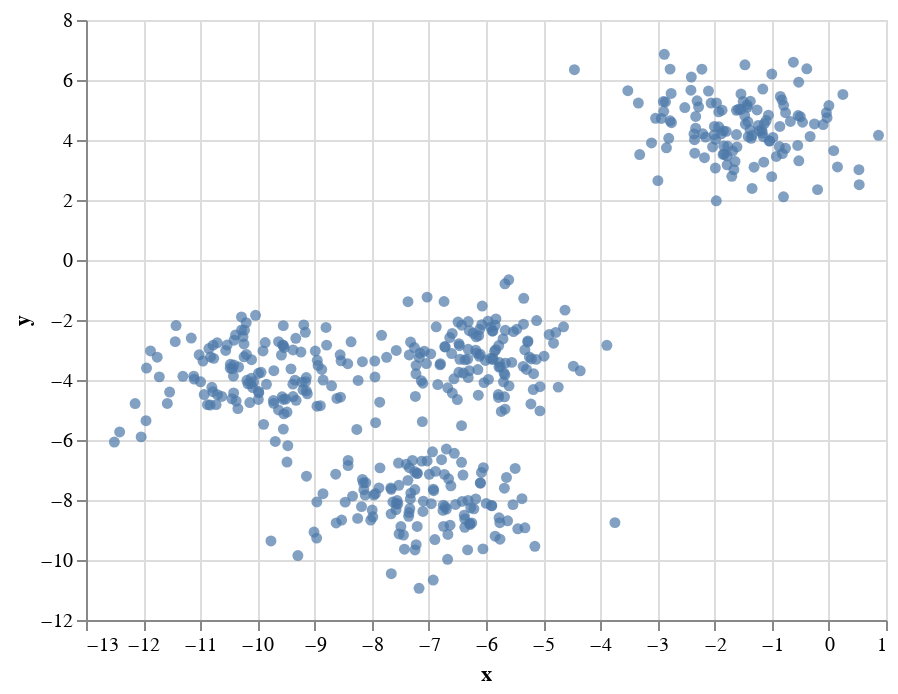

Notebook code cell kept with this figure:
### Markdown cell above
Notice how the data does seem to lie in 4 clusters, as expected.

### Code cell
c1 = alt.Chart(df_data).mark_circle().encode(
    x="x",
    y="y"
)

c1

### Figure 1 — Vega-Lite specification as saved in the notebook (floating-point values rounded to 4 significant figures; data arrays with more than 128 entries replaced by an {"elided": "..."} marker saying what was removed)
{"config": {"view": {"continuousWidth": 400, "continuousHeight": 300}}, "data": {"name": "data-66c175841e5b70464c750911ae26ce60"}, "mark": "circle", "encoding": {"x": {"field": "x", "type": "quantitative"}, "y": {"field": "y", "type": "quantitative"}}, "$schema": "https://vega.github.io/schema/vega-lite/v4.17.0.json", "datasets": {"data-66c175841e5b70464c750911ae26ce60": {"elided": "500 records"}}}
